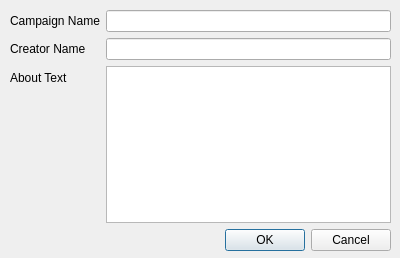
<?xml version="1.0" encoding="UTF-8"?>
<ui version="4.0">
 <class>CampaignInfoDialog</class>
 <widget class="QDialog" name="CampaignInfoDialog">
  <property name="geometry">
   <rect>
    <x>0</x>
    <y>0</y>
    <width>400</width>
    <height>258</height>
   </rect>
  </property>
  <property name="windowTitle">
   <string>Campaign Info</string>
  </property>
  <widget class="QWidget" name="verticalLayoutWidget">
   <property name="geometry">
    <rect>
     <x>10</x>
     <y>10</y>
     <width>381</width>
     <height>241</height>
    </rect>
   </property>
   <layout class="QVBoxLayout" name="verticalLayout_3">
    <item>
     <layout class="QFormLayout" name="formLayout">
      <item row="0" column="0">
       <widget class="QLabel" name="label">
        <property name="text">
         <string>Campaign Name</string>
        </property>
       </widget>
      </item>
      <item row="0" column="1">
       <widget class="QLineEdit" name="lineEditCampaign"/>
      </item>
      <item row="1" column="0">
       <widget class="QLabel" name="label_2">
        <property name="text">
         <string>Creator Name</string>
        </property>
       </widget>
      </item>
      <item row="1" column="1">
       <widget class="QLineEdit" name="lineEditCreator"/>
      </item>
      <item row="2" column="0">
       <widget class="QLabel" name="label_3">
        <property name="text">
         <string>About Text</string>
        </property>
       </widget>
      </item>
      <item row="2" column="1">
       <widget class="QTextEdit" name="textEditAbout"/>
      </item>
     </layout>
    </item>
    <item>
     <widget class="QDialogButtonBox" name="buttonBox">
      <property name="standardButtons">
       <set>QDialogButtonBox::Cancel|QDialogButtonBox::Ok</set>
      </property>
     </widget>
    </item>
   </layout>
  </widget>
  <zorder>verticalLayoutWidget</zorder>
  <zorder>lineEditCampaign</zorder>
 </widget>
 <resources/>
 <connections/>
</ui>
